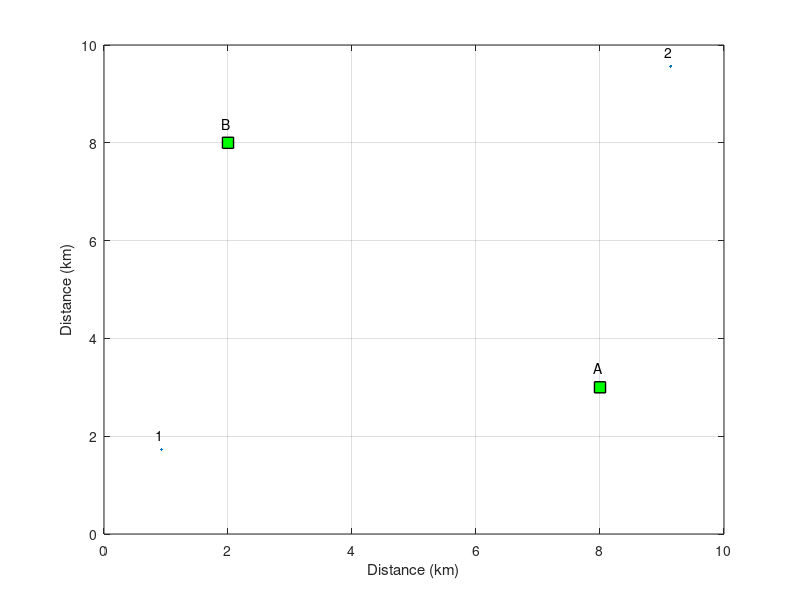

The MATLAB source for this figure: (Note: this script raises an error after producing the figure.)
Area = 10; % area defined as 10x10 grid
noOfMobiles = 2;
threshold = 15;

% Generate fixed x and y positions for base stations
xBS = [8 2];
yBS = [3 8];

% Generate random x and y position of transmitters
xT = Area*rand(1,noOfMobiles);
yT = Area*rand(1,noOfMobiles);

plot(xT,yT,'.',xBS,yBS,'rs','LineWidth',1,'MarkerEdgeColor','k','MarkerFaceColor','g','MarkerSize',8);
grid on
hold off
axis([0 Area 0 Area])
xlabel('Distance (km)');
ylabel('Distance (km)');

% %label formatting for transmitter coordinates
% xoffset = -.5;
% yoffset = -.3;
% fsize = 8;
% temp_str = mat2cell(num2str([xT(:) yT(:)], '(%.2f,%.1f)'), ones(1,noOfMobiles));
% text(xT+xoffset, yT+yoffset, temp_str,'fontsize', fsize)

%label formatting for BS
A = [1:numel(xBS)]';
dx = -.1; dy = .4;
text(xBS+dx, yBS+dy, char(A+64));

%label formatting for transmitters
a = [1:noOfMobiles]'; b = num2str(a); c = cellstr(b);
dX = -.1; dY = .3;
text(xT+dX, yT+dY, c);

%Uplink
%Use loop to find the distance from each transmitter to BS
distances = size(numel(xT),numel(xT));
for i = 1:numel(xBS)
    for j = 1:numel(xT)
        distances(i,j) = pdist([xBS(i),yBS(i);xT(j),yT(j)],'euclidean');
        %         Ds = sprintf('Distance from BS %c to Mobile %d is %.2f km', char(i+64), j, S(i,j));
        %         disp(Ds);
    end
end

%Call funtion "gain" to calculate pathloss of each Tx to each BS
gain = pathLoss(distances);
[r,c] = size(gain);

%This condition decides which mobile gets to connect to the BS, if there
%was only one BS in the area
if(r == 1)
    [M,I] = min(distances,[],2);
    pair = sprintf('\nMobile %d connects BS A', I);
    disp(pair);
%This condition decides which BS the mobile should connect to, if there was
%only one mobile operating in the area
elseif(c == 1)
    [M,I] = min(distances,[],1);
    pair = sprintf('\nMobile 1 connects BS %c', char(I+64));
    disp(pair);
else
%Call signalToNoiseRatio function to calculate the SIR for each transmitter to each base station
    SIR = signalToNoiseRatio(gain);

%Call the pair function which allocates a transmitter to a base station. This is determined by its SIR value.
    pair = pairUp(SIR);
    disp(pair);
    
     A = powerControl(pair, numel(xBS),noOfMobiles);
     disp(A);
    
end


